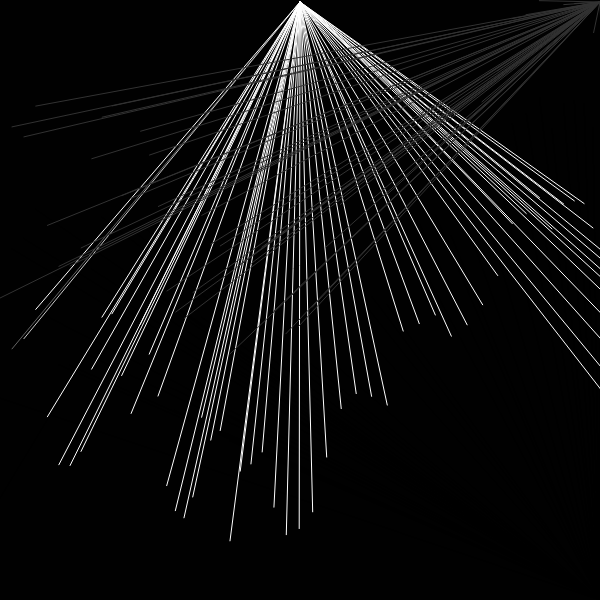
Frame 1 (no input)
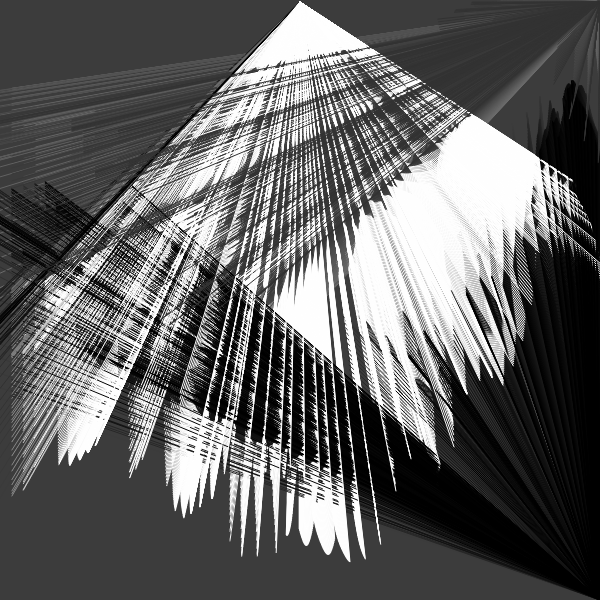
Frame 60 (no input)
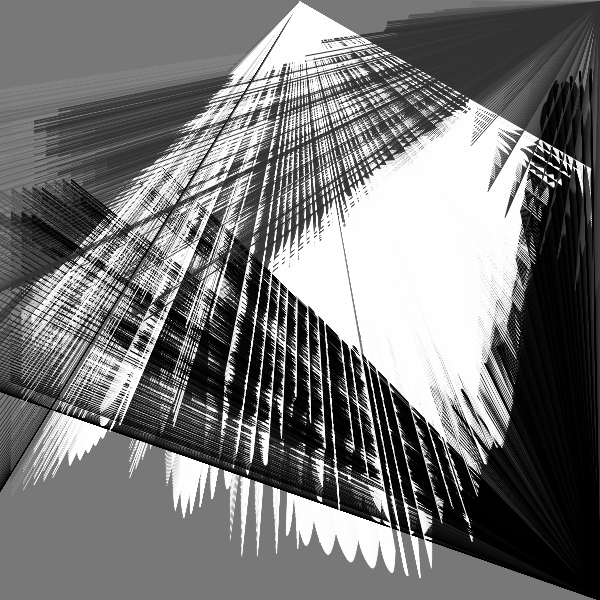
Frame 120 (the mouse pressed at the canvas centre since frame 60)

The p5.js sketch that drew these frames (run headless with seeded random() and noise() and a simulated clock; from frame 60 on, the mouse is pressed at the canvas centre):

// p5.js sketch
// ── sketch.js
/*
ref.
A trick to get looping curves with lerp and delay
https://necessarydisorder.wordpress.com/2018/03/31/a-trick-to-get-looping-curves-with-lerp-and-delay/
*/


const CYCLE = 480;
const VERT_NUM = 3000;
let DELAY_FACTOR = 1.3;


function setup() {

    const s = min(windowWidth , windowHeight);
  createCanvas(s,s); 
  w = 600;
  var canvas;
    if(windowWidth>=600 && windowHeight >=600){
      canvas = createCanvas(600, 600);
    }
    else{
      canvas = createCanvas(windowWidth, windowHeight - 100);
    }

  var x = (windowWidth - width) / 2;
  var y = (windowHeight - height) / 2;

  canvas.position(x, y);
  background(0);
  noStroke();



}

function x1(t){
  return  (cos(TAU * t) - 1) * height * 0.0;
}
function y1(t){
  return 0.5 * width + width * (noise(sin(TAU * t) * 2) - 0.5);
}
 
function x2(t){
  return (cos(TAU * t) + 1) * width * 0.1 + width;
}
function y2(t){
  return 0.5 * width - 0.4 * width * cos(TAU * t);
  
}
 

function draw(){
  
  const frameRatio = frameCount % CYCLE / CYCLE;
  
  const w = 50;
  strokeJoin(ROUND);
  noFill();
  background(200, 1);

    for(let i=0;i< VERT_NUM; i+=50){
    stroke(0);
    fill(0)

    const vertRatio = (i / VERT_NUM) % 1;
    let x = lerp(x1(frameRatio - DELAY_FACTOR * vertRatio), x2(frameRatio - DELAY_FACTOR * (20 - vertRatio)), vertRatio);
    let y = lerp(y1(frameRatio - DELAY_FACTOR * vertRatio*2), y2(frameRatio - DELAY_FACTOR * ( vertRatio)), vertRatio);
    line(x, y , width, height);

  }


  for(let i=0;i< VERT_NUM; i+=50){
    stroke(i*2);
  fill(0, 10)

    const vertRatio = (i / VERT_NUM) % 1;
    let x = lerp(x1(frameRatio - DELAY_FACTOR * vertRatio*10), x2(frameRatio - DELAY_FACTOR * (20 - vertRatio)), vertRatio);
    let y = lerp(y1(frameRatio - DELAY_FACTOR * vertRatio*2), y2(frameRatio - DELAY_FACTOR * ( vertRatio)), vertRatio);
    line(x, y + 100, width/2, 2);

  }


  for(let i=0;i< VERT_NUM; i+=50){
    stroke(50);
  fill(255, 10)

    const vertRatio = (i / VERT_NUM) % 1;
    let x = lerp(x1(frameRatio - DELAY_FACTOR * vertRatio), x2(frameRatio - DELAY_FACTOR * (vertRatio)), vertRatio);
    let y = lerp(y1(frameRatio - DELAY_FACTOR * vertRatio*-2), y2(frameRatio - DELAY_FACTOR * (500 - vertRatio)), vertRatio);
    line(x, y - 100, width, 2);

  }

}


function createCols(_url) {
  let slash_index = _url.lastIndexOf('/');
  let pallate_str = _url.slice(slash_index + 1);
  let arr = pallate_str.split('-');
  for (let i = 0; i < arr.length; i++) {
    arr[i] = '#' + arr[i];
  }
  return arr;
}
